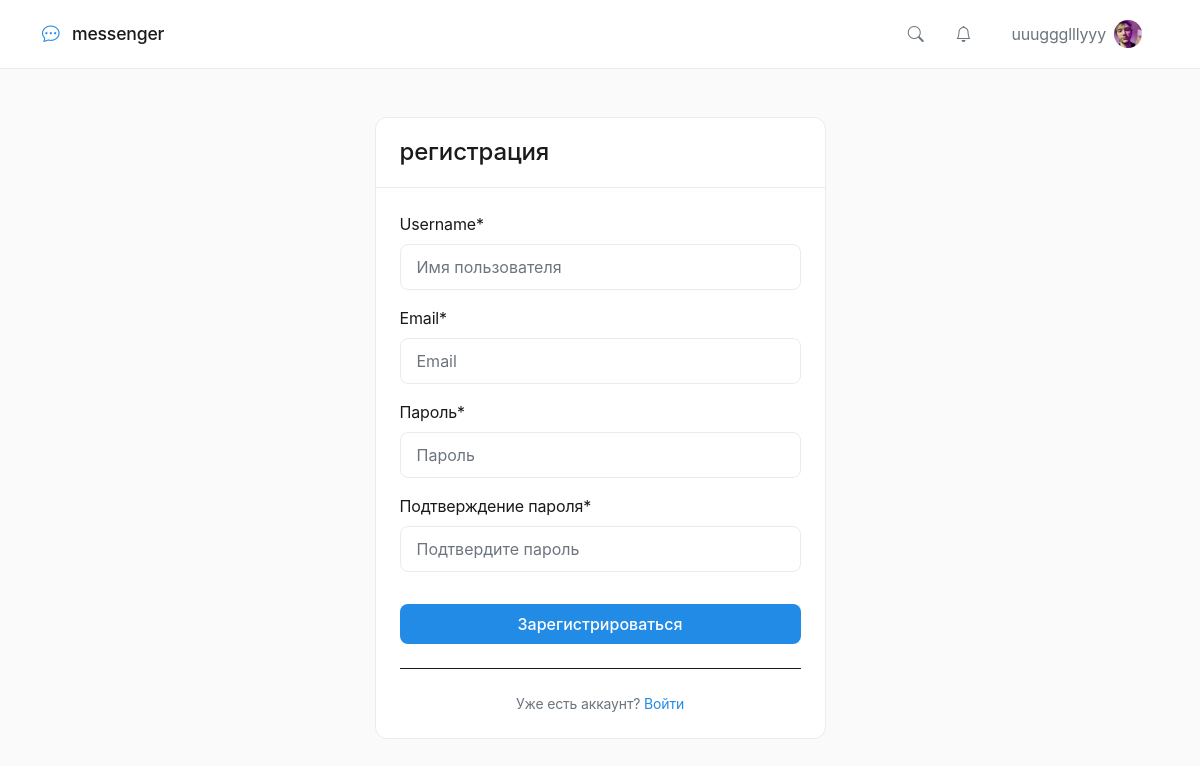
/accounts/register/ (signed in), run on the app's committed database.
### accounts/models.py (models this page shows, shortened)
class User(AbstractUser):
    groups = models.ManyToManyField(
        'auth.Group',
        verbose_name='groups',
        blank=True,
        related_name='custom_user_set',
        related_query_name='custom_user',
    )
    user_permissions = models.ManyToManyField(
        'auth.Permission',
        verbose_name='user permissions',
        blank=True,
        related_name='custom_user_set',
        related_query_name='custom_user',
    )
    avatar = models.ImageField(upload_to='avatars/', null=True, blank=True, verbose_name='Аватар')
    bio = models.TextField(max_length=500, blank=True, verbose_name='О себе')
    is_online = models.BooleanField(default=False, verbose_name='Онлайн')
    last_seen = models.DateTimeField(null=True, blank=True, verbose_name='Последний визит')
    in_call = models.BooleanField(default=False, verbose_name='В звонке')
    current_call_chat_id = models.IntegerField(null=True, blank=True, verbose_name='ID чата звонка')
    email_notifications = models.BooleanField(default=True, verbose_name='Email уведомления')
    sound_notifications = models.BooleanField(default=True, verbose_name='Звуковые уведомления')
    created_at = models.DateTimeField(auto_now_add=True, verbose_name='Дата регистрации')
    updated_at = models.DateTimeField(auto_now=True, verbose_name='Дата обновления')
    class Meta:
        verbose_name = 'Пользователь'
        verbose_name_plural = 'Пользователи'

### accounts/views.py (the view)
# urls.py: path('register/', views.register, name='register'),
def register(request):
    if request.method == 'POST':
        form = CustomUserCreationForm(request.POST)
        if form.is_valid():
            user = form.save()
            login(request, user)
            messages.success(request, '🎉 Регистрация прошла успешно! Добро пожаловать!')
            return redirect('chat:home')
        else:
            messages.error(request, '❌ Пожалуйста, исправьте ошибки в форме.')
    else:
        form = CustomUserCreationForm()
    return render(request, 'registration/register.html', {'form': form})

### accounts/forms.py (shortened to what this page needs)
class CustomUserCreationForm(UserCreationForm):
    email = forms.EmailField(
        required=True,
        widget=forms.EmailInput(attrs={'class': 'form-control', 'placeholder': 'Email'})
    )
    username = forms.CharField(
        widget=forms.TextInput(attrs={'class': 'form-control', 'placeholder': 'Имя пользователя'})
    )
    password1 = forms.CharField(
        label='Пароль',
        widget=forms.PasswordInput(attrs={'class': 'form-control', 'placeholder': 'Пароль'})
    )
    password2 = forms.CharField(
        label='Подтверждение пароля',
        widget=forms.PasswordInput(attrs={'class': 'form-control', 'placeholder': 'Подтвердите пароль'})
    )
    class Meta:
        model = User
        fields = ('username', 'email', 'password1', 'password2')

### templates/registration/register.html (shortened to what this page needs)
{% extends 'base.html' %}
{% load crispy_forms_tags %}
{% block content %}
<div class="row">
    <div class="col-md-5 mx-auto">
        <div class="card">
            <div class="card-header">
                <h4 class="mb-0">{% if 'login' in request.path %}вход{% else %}регистрация{% endif %}</h4>
            </div>
            <div class="card-body">
                <form method="post">
                    {{ form|crispy }}
                    <button type="submit" class="btn btn-primary w-100 mt-3">
                        {% if 'login' in request.path %}Войти{% else %}Зарегистрироваться{% endif %}
                    </button>
                </form>
                <hr class="my-4">
                <p class="text-center small text-muted mb-0">
                    {% if 'login' in request.path %}
                        Нет аккаунта? <a href="{% url 'accounts:register' %}">Зарегистрироваться</a>
                    {% else %}
                        Уже есть аккаунт? <a href="{% url 'accounts:login' %}">Войти</a>
                    {% endif %}
                </p>
            </div>
        </div>
    </div>
</div>
{% endblock %}

### templates/base.html (shortened to what this page needs)
<!DOCTYPE html>
<html lang="ru">
<head>
    <link href="https://cdn.jsdelivr.net/npm/bootstrap@5.1.3/dist/css/bootstrap.min.css" rel="stylesheet">
    <link rel="stylesheet" href="https://cdn.jsdelivr.net/npm/bootstrap-icons@1.11.1/font/bootstrap-icons.css">
</head>
<body>
    <nav class="navbar">
        <div class="container">
            <a class="navbar-brand" href="{% url 'chat:home' %}">
                <i class="bi bi-chat-dots"></i> messenger
            </a>
            <div class="d-flex align-items-center">
                {% if user.is_authenticated %}
                    <a class="nav-link" href="{% url 'accounts:search_users' %}" title="Поиск">
                        <i class="bi bi-search"></i>
                    </a>
                    <div class="dropdown">
                        <a class="nav-link position-relative" href="#" id="notificationsDropdown"
                           role="button" data-bs-toggle="dropdown" aria-expanded="false">
                            <i class="bi bi-bell"></i>
                        </a>
                    </div>
                    <div class="dropdown ms-2">
                        <a class="nav-link d-flex align-items-center" href="#" role="button" data-bs-toggle="dropdown">
                            <span class="me-2">{{ user.username }}</span>
                            {% if user.avatar %}
                                <img src="{{ user.avatar.url }}" alt="" class="rounded-circle" style="width: 28px; height: 28px; object-fit: cover;">
                            {% else %}
                                <div class="avatar-placeholder" style="width: 28px; height: 28px; font-size: 12px;">
                                    {{ user.username|first|upper }}
                                </div>
                            {% endif %}
                        </a>
                    </div>
                {% else %}
                    <a class="nav-link" href="{% url 'accounts:login' %}">Вход</a>
                    <a class="nav-link" href="{% url 'accounts:register' %}">Регистрация</a>
                {% endif %}
            </div>
        </div>
    </nav>
    <div class="container mt-4 mt-md-5">
        {% block content %}{% endblock %}
    </div>
</body>
</html>

### templates/base.html (style rules this page uses)
:root { --bg-primary: #ffffff; --bg-secondary: #fafafa; --text-primary: #1a1a1a; --text-secondary: #6c757d; --border-color: #e9ecef; --accent-color: #228be6; --accent-hover: #1c7ed6; --shadow-sm: 0 1px 2px rgba(0,0,0,0.02); --shadow-md: 0 2px 8px rgba(0,0,0,0.02); --transition: all 0.2s cubic-bezier(0.4, 0, 0.2, 1); }
body { background-color: var(--bg-secondary); color: var(--text-primary); font-family: -apple-system, BlinkMacSystemFont, 'Segoe UI', Roboto, sans-serif; line-height: 1.5; letter-spacing: -0.01em; }
.navbar { background-color: var(--bg-primary) !important; border-bottom: 1px solid var(--border-color); padding: 0.75rem 0; box-shadow: none; }
.navbar-brand { color: var(--text-primary) !important; font-weight: 500; font-size: 1.1rem; letter-spacing: -0.01em; }
.navbar-brand i { color: var(--accent-color); margin-right: 0.5rem; }
.nav-link { color: var(--text-secondary) !important; padding: 0.5rem 1rem !important; transition: var(--transition); }
.card { background-color: var(--bg-primary); border: 1px solid var(--border-color); border-radius: 12px; box-shadow: none; transition: var(--transition); }
.card-header { background-color: transparent; border-bottom: 1px solid var(--border-color); padding: 1.25rem 1.5rem; }
.card-header h4, .card-header h5 { font-weight: 500; color: var(--text-primary); margin: 0; }
.card-body { padding: 1.5rem; }
.btn { border-radius: 8px; padding: 0.5rem 1.25rem; font-weight: 450; transition: var(--transition); }
.btn-primary { background-color: var(--accent-color); border: none; color: white; }
.avatar, .rounded-circle { border-radius: 50% !important; border: none; object-fit: cover; }
.form-control { border: 1px solid var(--border-color); border-radius: 8px; padding: 0.625rem 1rem; background-color: var(--bg-primary); transition: var(--transition); }
.text-muted { color: var(--text-secondary) !important; }
a { text-decoration: none; color: var(--accent-color); }
hr { border-color: var(--border-color); opacity: 1; }

### data on the page
User: username "uuuggglllyyy", avatar (picture)
